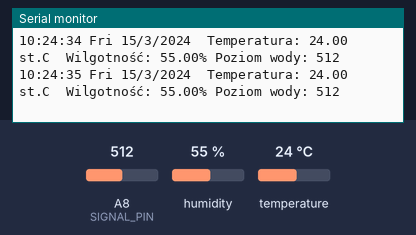
A sketch run on a simulated Arduino Mega 2560, built with avr-gcc and run on an emulated ATmega2560. Parts: the last lines printed to the serial monitor. The test bench sets the inputs (shaded band); at power-on: A8 (SIGNAL_PIN) = 512, humidity 55 %, temperature 24 °C. The local clock reads 2024-03-15 10:24:30 at power-on unless the sketch sets it.

Above: at 6.2 s.
6.3 s: A8 (SIGNAL_PIN) set to 984
At 6.3 s:
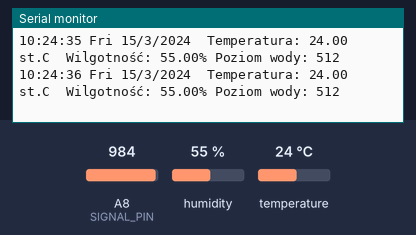
7.8 s: A8 (SIGNAL_PIN) set to 1006
At 9.0 s:
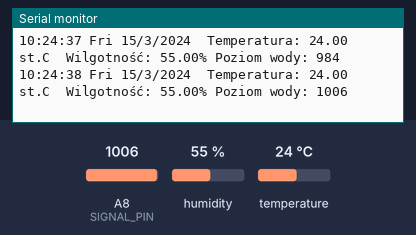
Timing chart, 0 to 10.8 s (numbered marks = the images above; inputs shaded):
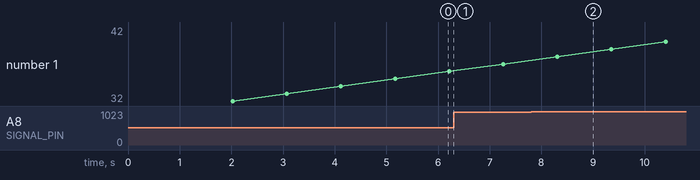

Measured:
- after the input at 7.8 s, the serial monitor: prints a new line after 0.51 s (image 2)

The sketch:

real_time_temp_hum.ino
```cpp
#include <DS1302RTC.h>
#include <Time.h>
#include <dht.h>

DS1302RTC RTC(2, 3, 4);
dht DHT;

#define DHT11_PIN 5
#define SIGNAL_PIN A8

int checkMinute;
int value = 0;

void setup()
{
  Serial.begin(9600);
  setSyncProvider(RTC.get);
  if (timeStatus() == timeSet)
  {
    Serial.println("Ok!");
  } else {
    Serial.println("Fail");
  }

//  setTime(11, 13, 00, 29, 3, 2021);
  RTC.set(now());

  checkMinute = minute();
  delay(2000);
}

void loop()
{
  int chk = DHT.read11(DHT11_PIN);
  value = analogRead(SIGNAL_PIN);

  Serial.print(hour());
  Serial.print(":");
  if (minute() < 10)
  {
    Serial.print("0");
  }
  Serial.print(minute());
  Serial.print(":");
  if (second() < 10)
  {
    Serial.print("0");
  }
  Serial.print(second());
  Serial.print(" ");

  Serial.print(dayShortStr(weekday()));
  Serial.print(" ");

  Serial.print(day());
  Serial.print("/");
  Serial.print(month());
  Serial.print("/");
  Serial.print(year());
  Serial.print(" ");


  Serial.print(" Temperatura: ");
  Serial.print(DHT.temperature);
  Serial.print(" st.C ");
  Serial.print(" Wilgotność: ");
  Serial.print(DHT.humidity);
  Serial.print("%");

  Serial.print(" Poziom wody: ");
  if (value < 100)
  {
    Serial.print("0");
    if (value < 10)
    {
    Serial.print("0");
    }
  }
  Serial.print(value);

  if (checkMinute != minute())
  {
    Serial.print(" zapis");
    checkMinute = minute();
  }

  Serial.print("\n");

  delay(1000);
}
```
